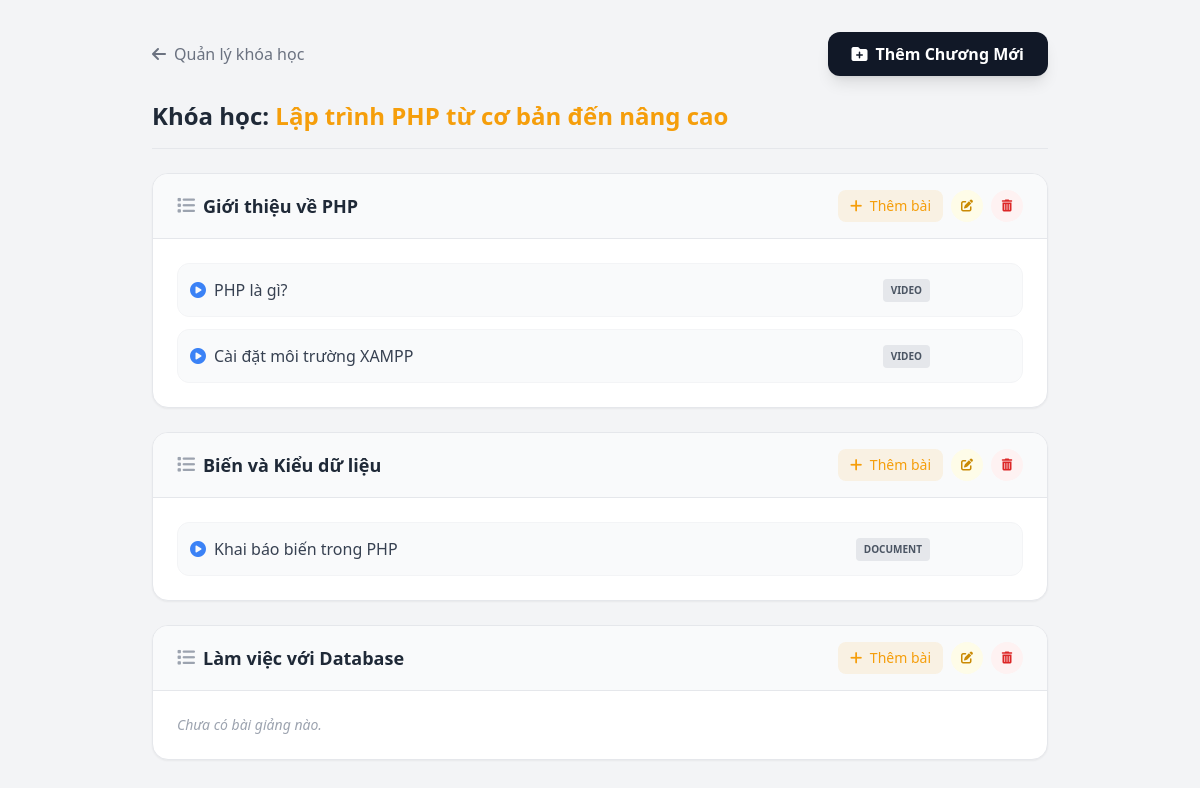
/public/index.php?action=admin_manage_content&id=1 (signed in), run on the app's committed database.
### tables this page shows
CREATE TABLE IF NOT EXISTS `courses` (
    `id`           INT UNSIGNED NOT NULL AUTO_INCREMENT,
    `title`        VARCHAR(500) NOT NULL,
    `description`  TEXT NULL DEFAULT NULL,
    `thumbnail`    VARCHAR(500) NULL DEFAULT NULL,
    `benefits`     TEXT NULL DEFAULT NULL,
    `requirements` TEXT NULL DEFAULT NULL,
    `created_at`   TIMESTAMP NOT NULL DEFAULT CURRENT_TIMESTAMP,
    PRIMARY KEY (`id`)
);

CREATE TABLE IF NOT EXISTS `chapters` (
    `id`        INT UNSIGNED NOT NULL AUTO_INCREMENT,
    `course_id` INT UNSIGNED NOT NULL,
    `title`     VARCHAR(500) NOT NULL,
    `order_num` INT NOT NULL DEFAULT 0,
    PRIMARY KEY (`id`),
    KEY `idx_chapters_course_id` (`course_id`),
    CONSTRAINT `fk_chapters_course`
        FOREIGN KEY (`course_id`) REFERENCES `courses` (`id`)
        ON DELETE CASCADE ON UPDATE CASCADE
);

CREATE TABLE IF NOT EXISTS `materials` (
    `id`         INT UNSIGNED NOT NULL AUTO_INCREMENT,
    `chapter_id` INT UNSIGNED NOT NULL,
    `title`      VARCHAR(500) NOT NULL,
    `type`       ENUM('video','document','quiz') NOT NULL DEFAULT 'video',
    `content`    TEXT NULL DEFAULT NULL,
    `order_num`  INT NOT NULL DEFAULT 0,
    `created_at` TIMESTAMP NOT NULL DEFAULT CURRENT_TIMESTAMP,
    PRIMARY KEY (`id`),
    KEY `idx_materials_chapter_id` (`chapter_id`),
    CONSTRAINT `fk_materials_chapter`
        FOREIGN KEY (`chapter_id`) REFERENCES `chapters` (`id`)
        ON DELETE CASCADE ON UPDATE CASCADE
);

### app/controllers/AdminController.php (called while the page is built, shortened)
<?php
class AdminController {
    public function manageContent() {
        $course_id = $_GET['id'];
        require_once __DIR__ . '/../models/Curriculum.php';
        $db = (new Database())->getConnection();
        $stmt = $db->prepare("SELECT id, title FROM courses WHERE id = ?");
        $stmt->execute([$course_id]);
        $course = $stmt->fetch(PDO::FETCH_ASSOC);
        $curriculumModel = new Curriculum($db);
        $curriculum = $curriculumModel->getCourseCurriculum($course_id);
        require_once __DIR__ . '/../../views/admin/manage_content.php';
    }
}
?>

### app/models/Curriculum.php (called while the page is built)
<?php
class Curriculum {
    private $conn;
    public function __construct($db) {
        $this->conn = $db;
    }
    public function getCourseCurriculum($course_id) {
        $query = "SELECT * FROM chapters WHERE course_id = :course_id ORDER BY order_num ASC";
        $stmt = $this->conn->prepare($query);
        $stmt->bindParam(':course_id', $course_id);
        $stmt->execute();
        $chapters = $stmt->fetchAll(PDO::FETCH_ASSOC);
        foreach ($chapters as $key => $chapter) {
            $q_materials = "SELECT * FROM materials WHERE chapter_id = :chapter_id";
            $stmt_m = $this->conn->prepare($q_materials);
            $stmt_m->bindParam(':chapter_id', $chapter['id']);
            $stmt_m->execute();
            $chapters[$key]['materials'] = $stmt_m->fetchAll(PDO::FETCH_ASSOC);
        }
        return $chapters;
    }
}
?>

### views/admin/manage_content.php (the view, shortened to what this page needs)
<!DOCTYPE html>
<html lang="vi">
<head>
    <script src="https://cdn.tailwindcss.com"></script>
    <link rel="stylesheet" href="https://cdnjs.cloudflare.com/ajax/libs/font-awesome/6.4.2/css/all.min.css">
</head>
<body class="bg-gray-100 font-sans p-8">
    <div class="max-w-4xl mx-auto" x-data="{
        showChapterModal: false,
        showMaterialModal: false,
        showEditChapterModal: false,
        showEditMaterialModal: false,
        currentChapterId: null,
        newMaterialType: 'video',
        editChapterData: { id: '', title: '' },
        editMaterialData: { id: '', title: '', type: '', content: '' },
        openEditChapter(id, title) {
            this.editChapterData.id = id;
            this.editChapterData.title = title;
            this.showEditChapterModal = true;
        },
        openEditMaterial(id, title, type, content) {
            this.editMaterialData.id = id;
            this.editMaterialData.title = title;
            this.editMaterialData.type = type;
            this.editMaterialData.content = content;
            this.showEditMaterialModal = true;
        }
    }">
        <div class="mb-6 flex justify-between items-center">
            <a href="?action=admin_manage_courses" class="text-gray-500 hover:text-primary transition font-medium flex items-center gap-2">
                <i class="fa-solid fa-arrow-left"></i> Quản lý khóa học
            </a>
            <button @click="showChapterModal = true" class="bg-dark hover:bg-gray-800 text-white font-bold py-2.5 px-6 rounded-xl transition shadow-lg flex items-center gap-2">
                <i class="fa-solid fa-folder-plus"></i> Thêm Chương Mới
            </button>
        </div>
        <h1 class="text-2xl font-bold text-gray-800 mb-6 border-b pb-4">
            Khóa học: <span class="text-primary"><?= htmlspecialchars($course['title']) ?></span>
        </h1>
        <?php if (empty($curriculum)): ?>
            <div class="text-center bg-white p-10 rounded-2xl shadow-sm border border-gray-100">Khóa học này chưa có chương nào!</div>
        <?php else: ?>
            <div class="space-y-6">
                <?php foreach ($curriculum as $chapter): ?>
                    <div class="bg-white rounded-2xl shadow-sm border border-gray-200 overflow-hidden">
                        <div class="bg-gray-50 px-6 py-4 flex flex-col sm:flex-row sm:justify-between sm:items-center border-b border-gray-200 gap-3">
                            <h2 class="text-lg font-bold text-gray-800 flex items-center">
                                <i class="fa-solid fa-list mr-2 text-gray-400"></i> <?= htmlspecialchars($chapter['title']) ?>
                            </h2>
                            <div class="flex items-center gap-2">
                                <button @click="currentChapterId = <?= $chapter['id'] ?>; newMaterialType = 'video'; showMaterialModal = true" title="Thêm bài giảng" class="text-sm bg-primary/10 text-primary hover:bg-primary hover:text-white px-3 py-1.5 rounded-lg transition font-medium">
                                    <i class="fa-solid fa-plus mr-1"></i> Thêm bài
                                </button>
                                <button @click="openEditChapter(<?= $chapter['id'] ?>, '<?= htmlspecialchars(addslashes($chapter['title'])) ?>')" title="Sửa Chương" class="w-8 h-8 rounded-full flex items-center justify-center bg-yellow-50 text-yellow-600 hover:bg-yellow-500 hover:text-white transition">
                                    <i class="fa-solid fa-pen-to-square text-xs"></i>
                                </button>
                                <a href="?action=admin_delete_chapter&id=<?= $chapter['id'] ?>&course_id=<?= $course['id'] ?>" onclick="return confirm('Xóa chương này sẽ mất toàn bộ bài giảng bên trong. Bạn chắc chứ?');" title="Xóa Chương" class="w-8 h-8 rounded-full flex items-center justify-center bg-red-50 text-red-600 hover:bg-red-500 hover:text-white transition">
                                    <i class="fa-solid fa-trash-can text-xs"></i>
                                </a>
                            </div>
                        </div>
                        <div class="p-6">
                            <?php if (empty($chapter['materials'])): ?>
                                <p class="text-gray-400 text-sm italic">Chưa có bài giảng nào.</p>
                            <?php else: ?>
                                <ul class="space-y-3">
                                    <?php foreach ($chapter['materials'] as $material): ?>
                                        <li class="flex items-center justify-between border border-gray-100 p-3 rounded-xl bg-gray-50 hover:bg-white hover:border-gray-300 transition group">
                                            <a href="<?= htmlspecialchars($material['content']) ?>" target="_blank" class="font-medium text-gray-700 hover:text-primary flex items-center gap-2 truncate pr-4 transition cursor-pointer">
                                                <i class="fa-solid <?= $material['type'] == 'file' ? 'fa-file-pdf text-red-500' : 'fa-circle-play text-blue-500' ?>"></i>
                                                <span class="truncate"><?= htmlspecialchars($material['title']) ?></span>
                                            </a>
                                            <div class="flex items-center gap-2 shrink-0">
                                                <span class="text-[10px] uppercase bg-gray-200 text-gray-600 px-2 py-1 rounded font-bold mr-2"><?= $material['type'] ?></span>
                                            </div>
                                        </li>
                                    <?php endforeach; ?>
                                </ul>
                            <?php endif; ?>
                        </div>
                    </div>
                <?php endforeach; ?>
            </div>
        <?php endif; ?>
    </div>
</body>
</html>

### data on the page
courses: title "Lập trình PHP từ cơ bản đến nâng cao"
chapters: title "Giới thiệu về PHP"
materials: title "PHP là gì?", type "VIDEO"
materials: title "Cài đặt môi trường XAMPP", type "VIDEO"
chapters: title "Biến và Kiểu dữ liệu"
materials: title "Khai báo biến trong PHP", type "DOCUMENT"
chapters: title "Làm việc với Database", shows "Chưa có bài giảng nào."
